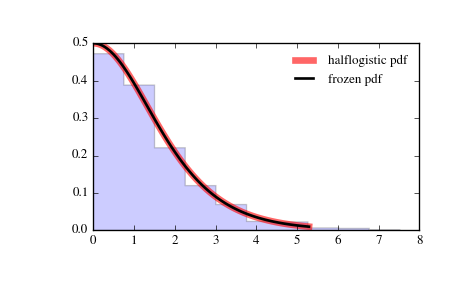

Generate this figure with Python:
from scipy.stats import halflogistic
import matplotlib.pyplot as plt
fig, ax = plt.subplots(1, 1)

# Calculate a few first moments:

mean, var, skew, kurt = halflogistic.stats(moments='mvsk')

# Display the probability density function (``pdf``):

x = np.linspace(halflogistic.ppf(0.01),
                halflogistic.ppf(0.99), 100)
ax.plot(x, halflogistic.pdf(x),
       'r-', lw=5, alpha=0.6, label='halflogistic pdf')

# Alternatively, the distribution object can be called (as a function)
# to fix the shape, location and scale parameters. This returns a "frozen"
# RV object holding the given parameters fixed.

# Freeze the distribution and display the frozen ``pdf``:

rv = halflogistic()
ax.plot(x, rv.pdf(x), 'k-', lw=2, label='frozen pdf')

# Check accuracy of ``cdf`` and ``ppf``:

vals = halflogistic.ppf([0.001, 0.5, 0.999])
np.allclose([0.001, 0.5, 0.999], halflogistic.cdf(vals))
# True

# Generate random numbers:

r = halflogistic.rvs(size=1000)

# And compare the histogram:

ax.hist(r, normed=True, histtype='stepfilled', alpha=0.2)
ax.legend(loc='best', frameon=False)
plt.show()
